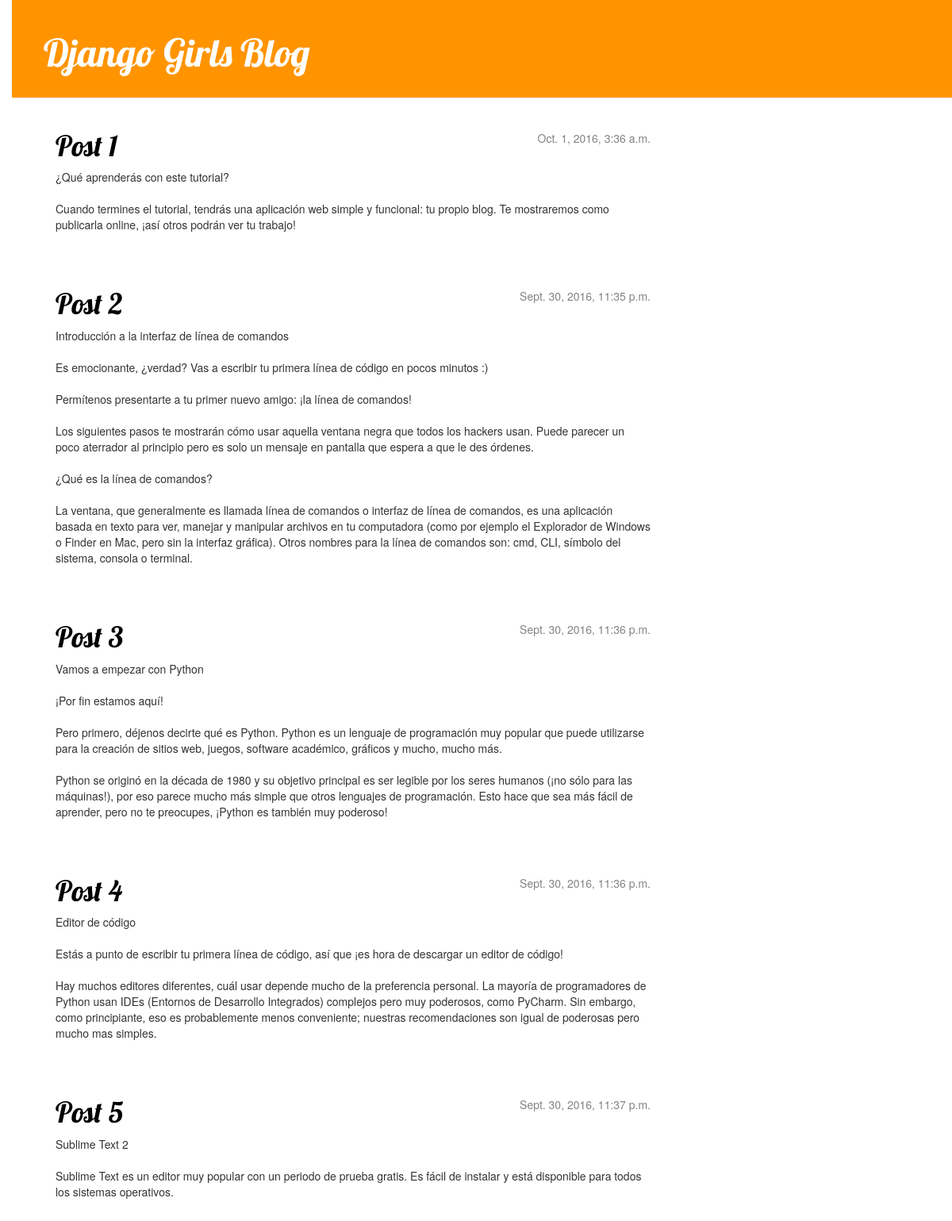
The page / on the database its author committed.
### blog/models.py (models this page shows, shortened)
class Post(models.Model):
        author = models.ForeignKey('auth.User')
        title = models.CharField(max_length=200)
        text = models.TextField()
        created_date = models.DateTimeField(default=timezone.now)
        published_date = models.DateTimeField(blank=True, null=True)

### blog/views.py (the view)
# urls.py: url(r'^$', views.post_list),
def post_list(request):
    posts = Post.objects.filter(published_date__lte=timezone.now()).order_by('created_date')
    return render(request, 'blog/post_list.html', {'posts': posts})

### blog/templates/blog/post_list.html (shortened to what this page needs)
{% load staticfiles %}
    <html>
        <head>
        	<link rel="stylesheet" href="//maxcdn.bootstrapcdn.com/bootstrap/3.2.0/css/bootstrap.min.css">
    		<link rel="stylesheet" href="//maxcdn.bootstrapcdn.com/bootstrap/3.2.0/css/bootstrap-theme.min.css">
    		<link rel="stylesheet" href="{% static 'css/blog.css' %}">
        </head>
        <body>
            <div class="page-header">
                <h1><a href="/">Django Girls Blog</a></h1>
            </div>
            <div class="content container">
        		<div class="row">
            		<div class="col-md-8">
                		{% for post in posts %}
                    		<div class="post">
                       			<div class="date">
                            		{{ post.published_date }}
                        		</div>
                        		<h1><a href="">{{ post.title }}</a></h1>
                        		<p>{{ post.text|linebreaksbr }}</p>
                    		</div>
                		{% endfor %}
            		</div>
        		</div>
    		</div>
        </body>
    </html>

### blog/static/css/blog.css (style rules this page uses)
.page-header { background-color: #ff9400; margin-top: 0; padding: 20px 20px 20px 40px; }
.page-header h1, .page-header h1 a, .page-header h1 a:visited, .page-header h1 a:active { color: #ffffff; font-size: 36pt; text-decoration: none; }
.content { margin-left: 40px; }
h1, h2, h3, h4 { font-family: 'Lobster', cursive; }
.date { float: right; color: #828282; }
.post { margin-bottom: 70px; }
.post h1 a, .post h1 a:visited { color: #000000; }
h1 a { color: #FCA205; font-family: 'Lobster'; }
body { padding-left: 15px; }

### rows shown on the page
Post: published_date "Oct. 1, 2016, 3:36 a.m.", title "Post 1", text "¿Qué aprenderás con este tutorial? Cuando termines el tutorial, tendrás una aplicación web simple y funcional: tu propio blog. Te mostraremos como publicarla online, ¡así otros podrán ver tu trabajo!"
Post: published_date "Sept. 30, 2016, 11:35 p.m.", title "Post 2", text "Introducción a la interfaz de línea de comandos Es emocionante, ¿verdad? Vas a escribir tu primera línea de código en pocos minutos :) Permítenos presentarte a tu primer nuevo amigo: ¡la línea de comandos! Los siguientes pasos te mostrarán cómo usar aquella ventana negra que todos los hackers usan. Puede parecer un poco aterrador al principio pero es solo un mensaje en pantalla que espera a que le des órdenes. ¿Qué es la línea de comandos? La ventana, que generalmente es llamada línea de comandos o interfaz de línea de comandos, es una aplicación basada en texto para ver, manejar y manipular archivos en tu computadora (como por ejemplo el Explorador de Windows o Finder en Mac, pero sin la…"
Post: published_date "Sept. 30, 2016, 11:36 p.m.", title "Post 3", text "Vamos a empezar con Python ¡Por fin estamos aquí! Pero primero, déjenos decirte qué es Python. Python es un lenguaje de programación muy popular que puede utilizarse para la creación de sitios web, juegos, software académico, gráficos y mucho, mucho más. Python se originó en la década de 1980 y su objetivo principal es ser legible por los seres humanos (¡no sólo para las máquinas!), por eso parece mucho más simple que otros lenguajes de programación. Esto hace que sea más fácil de aprender, pero no te preocupes, ¡Python es también muy poderoso!"
Post: published_date "Sept. 30, 2016, 11:36 p.m.", title "Post 4", text "Editor de código Estás a punto de escribir tu primera línea de código, así que ¡es hora de descargar un editor de código! Hay muchos editores diferentes, cuál usar depende mucho de la preferencia personal. La mayoría de programadores de Python usan IDEs (Entornos de Desarrollo Integrados) complejos pero muy poderosos, como PyCharm. Sin embargo, como principiante, eso es probablemente menos conveniente; nuestras recomendaciones son igual de poderosas pero mucho mas simples."
Post: published_date "Sept. 30, 2016, 11:37 p.m.", title "Post 5", text "Sublime Text 2 Sublime Text es un editor muy popular con un periodo de prueba gratis. Es fácil de instalar y está disponible para todos los sistemas operativos."
